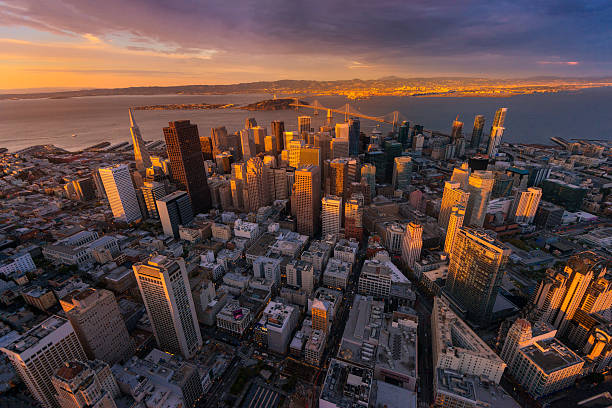
#> input picture image.jpg, 612 x 408 px
$ python scrap.py
#> lines starting #> are read from the running program, lines starting #| are printed output that depends on the picture
import cv2
import numpy as np

# Load the image
image = cv2.imread('image.jpg')
#> image is the input picture: shape (408, 612, 3); mean B, G, R 68, 70.3, 91

# Get the dimensions of the image
height, width, _ = image.shape
#> height = 408; width = 612

# Define the bulge parameters (you can adjust these values)
bulge_strength = 1  # Adjust the strength of the bulge effect
center_x = width // 4  # X-coordinate of the center of the bulge
#> center_x = 153
center_y = height // 4  # Y-coordinate of the center of the bulge
#> center_y = 102

# Create a distortion map
distorted_map_x = np.zeros((height, width), dtype=np.float32)
distorted_map_y = np.zeros((height, width), dtype=np.float32)

for y in range(height):
    for x in range(width):
        # Calculate the distance from the center
        dx = x - center_x
        dy = y - center_y
        distance = np.sqrt(dx ** 2 + dy ** 2)

        # Apply the bulge distortion
        if distance < center_x:
            scale = 1 - (distance / center_x) ** (1 + bulge_strength)
            new_x = x - dx * scale
            new_y = y - dy * scale
            if 0 <= new_x < width and 0 <= new_y < height:
                distorted_map_x[y, x] = new_x
                distorted_map_y[y, x] = new_y
            else:
                distorted_map_x[y, x] = x
                distorted_map_y[y, x] = y
        else:
            distorted_map_x[y, x] = x
            distorted_map_y[y, x] = y
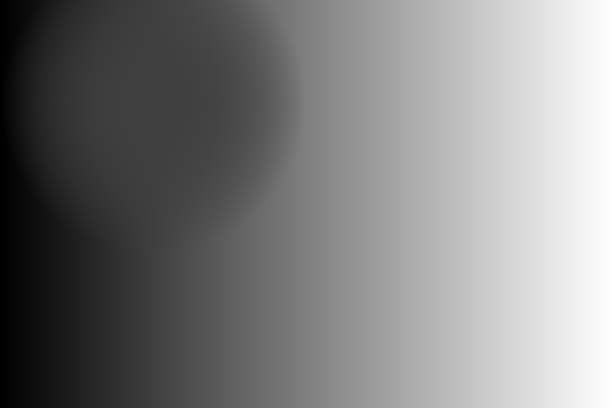
#> distorted_map_x: shape (408, 612) float32; min 0, max 611, mean 305.5; drawn with min black and max white
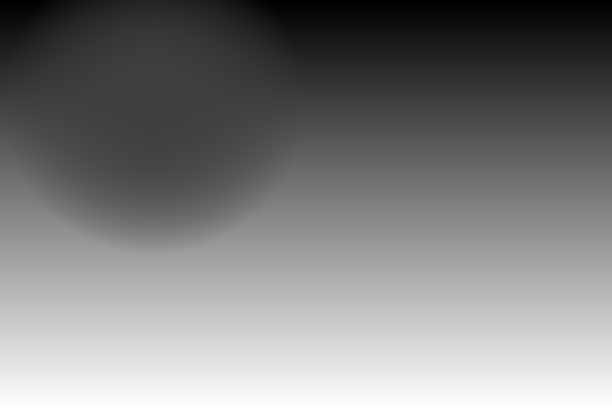
#> distorted_map_y: shape (408, 612) float32; min 0, max 407, mean 202.6; drawn with min black and max white

# Apply the bulge warp using cv2.remap
bulged_image = cv2.remap(image, distorted_map_x, distorted_map_y, interpolation=cv2.INTER_LINEAR)
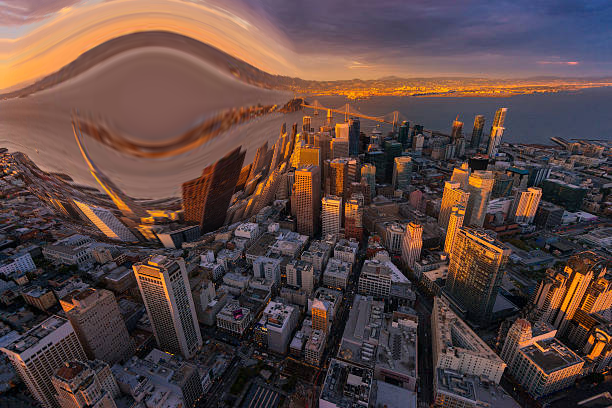
#> bulged_image: shape (408, 612, 3); mean B, G, R 67.1, 70.3, 91.9

# Display the bulged image
cv2.imshow('Bulged Image', bulged_image)
cv2.waitKey(0)
cv2.destroyAllWindows()

# Save the bulged image (optional)
cv2.imwrite('bulged_image.jpg', bulged_image)
